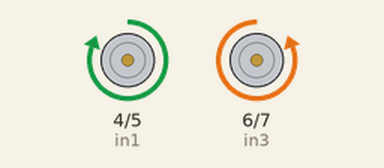
Bench run of a sketch on a simulated Arduino Uno, built with avr-gcc and run on an emulated ATmega328P. Shown: motor-driver pin pairs drawn as motors (green arrow = first pin HIGH = forward, orange = second pin HIGH = backward, longer = more drive).

Above: at 1.0 s.
At 2.5 s:
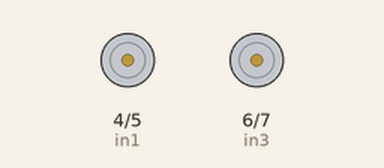
At 4.0 s:
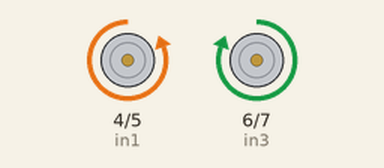
Timing chart, 0 to 7.8 s (numbered marks = the images above):
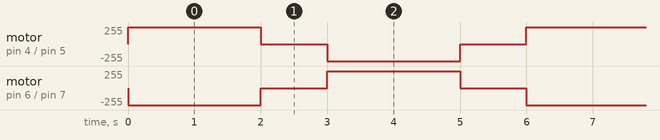

Measured:
- by itself, motor on pin 4 (in1) / pin 5 (in2): repeats every 6.0 s: stopped 1.0 s, backward 255/255 2.0 s, stopped 1.0 s, forward 255/255 2.0 s
- by itself, motor on pin 6 (in3) / pin 7 (in4): repeats every 6.0 s: stopped 1.0 s, forward 255/255 2.0 s, stopped 1.0 s, backward 255/255 2.0 s

The sketch:

LEFT_RIGHT.ino
```cpp
// Define motor control pins
const int in1 = 4;   // Input 1 for Motor A
const int in2 = 5;   // Input 2 for Motor A
const int in3 = 6;   // Input 1 for Motor B
const int in4 = 7;   // Input 2 for Motor B

void setup() {
  // Set up motor control pins as outputs
  pinMode(in1, OUTPUT);
  pinMode(in2, OUTPUT);
  pinMode(in3, OUTPUT);
  pinMode(in4, OUTPUT);

  // Initialize serial communication
  Serial.begin(9600);
}

void loop() {
  // Move motor A forward and motor B backward for 2 seconds
  motorControlA(HIGH, LOW);
  motorControlB(LOW, HIGH);
  delay(2000);

  // Stop both motors for 1 second
  motorControlA(LOW, LOW);
  motorControlB(LOW, LOW);
  delay(1000);

  // Move motor A backward and motor B forward for 2 seconds
  motorControlA(LOW, HIGH);
  motorControlB(HIGH, LOW);
  delay(2000);

  // Stop both motors for 1 second
  motorControlA(LOW, LOW);
  motorControlB(LOW, LOW);
  delay(1000);
}

void motorControlA(int direction1, int direction2) {
  // Set the direction of Motor A
  digitalWrite(in1, direction1);
  digitalWrite(in2, direction2);
}

void motorControlB(int direction1, int direction2) {
  // Set the direction of Motor B
  digitalWrite(in3, direction1);
  digitalWrite(in4, direction2);
}
```
